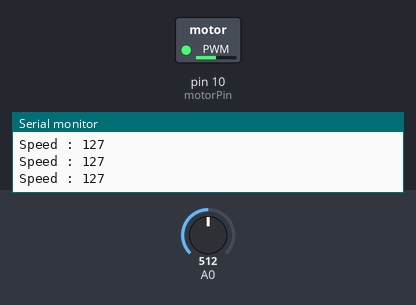
A sketch run on a simulated Arduino Uno, built with avr-gcc and run on an emulated ATmega328P. Shown: switched loads named in the sketch (green lamp = pin HIGH), the last lines printed to the serial monitor. The test bench sets the inputs (shaded band); at power-on: A0 = 512.

Above: at 1.2 s.
1.3 s: A0 set to 43
At 1.7 s:
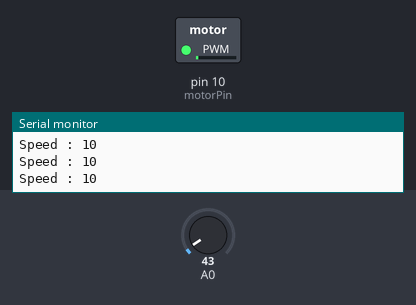
2.8 s: A0 set to 38
At 3.9 s:
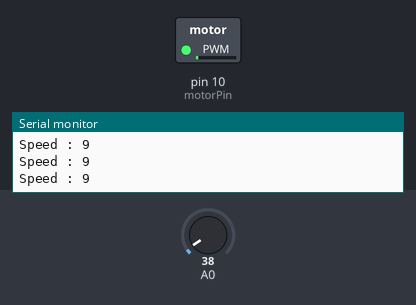
5.8 s: A0 set to 0
At 7.0 s:
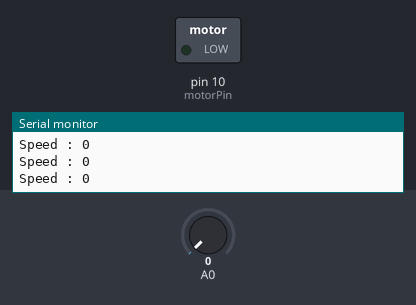
7.3 s: A0 set to 716
At 8.4 s:
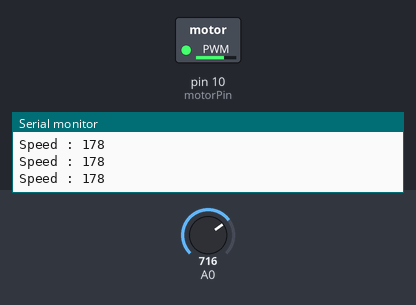
8.8 s: A0 set to 900
At 9.6 s:
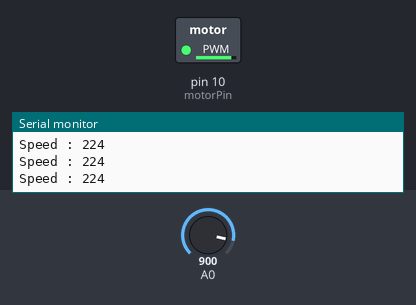
10.3 s: A0 set to 511
At 10.8 s:
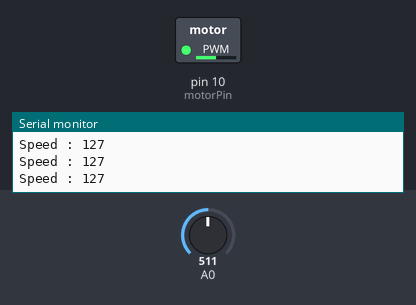
Timing chart, 0 to 12.8 s (numbered marks = the images above; inputs shaded):
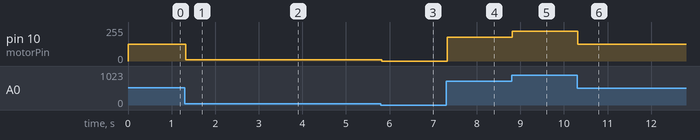

The sketch:

experiment_7.2.ino
```cpp
int motorPin = 10;

void setup() {
  pinMode(motorPin, OUTPUT);
  Serial.begin(9600);
}

void loop() {

  int val = analogRead(A0);
  int speed = map(val, 0, 1023, 0, 255);

  Serial.print("Speed : ");
  Serial.println(speed);

  analogWrite(motorPin, speed);

}
```

Measured:
- after the input at 1.3 s, pin 10 (motorPin): 127/255 → 10/255 at once
- after the input at 2.8 s, pin 10 (motorPin): 10/255 → 9/255 at once
- after the input at 5.8 s, pin 10 (motorPin): 9/255 → 0/255 at once
- after the input at 7.3 s, pin 10 (motorPin): 0/255 → 178/255 at once
- after the input at 8.8 s, pin 10 (motorPin): 178/255 → 224/255 at once
- after the input at 10.3 s, pin 10 (motorPin): 224/255 → 127/255 at once
